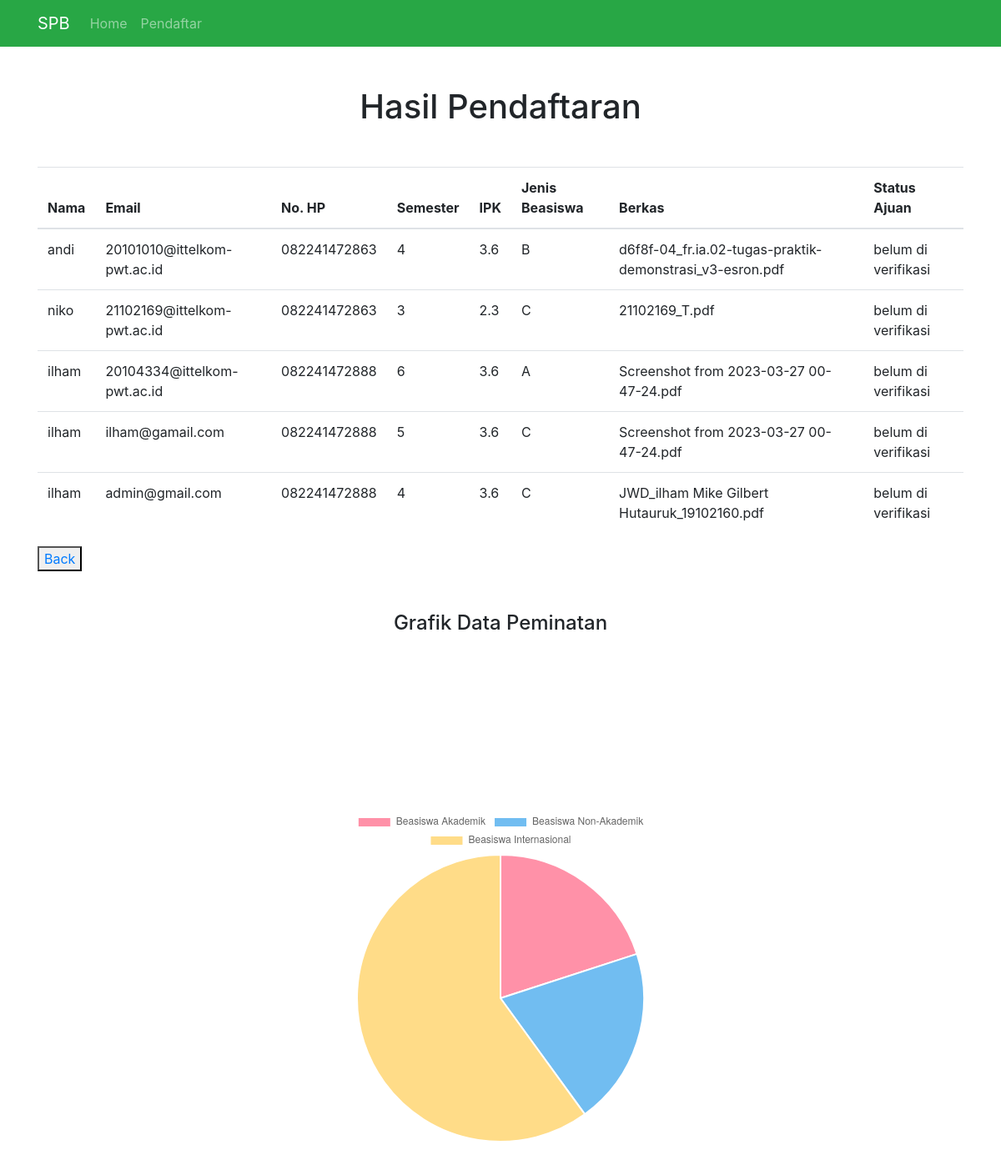
Screenshot of /hasil.php with the database file from the repository.
### tables this page shows
CREATE TABLE `pendaftar` (
  `id` int(11) NOT NULL,
  `nama` varchar(50) NOT NULL, 
  `email` varchar(50) NOT NULL,
  `hp` varchar(15) NOT NULL,
  `semester` int(11) NOT NULL,
  `ipk` float NOT NULL,
  `jenis_beasiswa` varchar(20) NOT NULL,
  `berkas` varchar(100) NOT NULL,
  `status_ajuan` varchar(100) NOT NULL
);

### hasil.php (the view, shortened to what this page needs)
<?php
require_once 'config.php';
$query = "SELECT * FROM pendaftar";
$result = mysqli_query($conn, $query);
?>
<!DOCTYPE html>
<html>
<head>
    <link rel="stylesheet" type="text/css" href="https://stackpath.bootstrapcdn.com/bootstrap/4.3.1/css/bootstrap.min.css">
</head>
<body>
    <nav class="navbar navbar-expand-lg navbar-dark bg-success">
        <div class="container">
            <a class="navbar-brand" href="index.php">SPB</a>
            <div class="collapse navbar-collapse" id="navbarNavAltMarkup">
                <div class="navbar-nav">
                    <a class="nav-link {{($active === "home") ? 'active' : ''}} " href="index.php">Home</a>
                    <a class="nav-link {{($active === "pendaftar") ? 'active' : ''}} " href="hasil.php">Pendaftar</a>
                </div>
            </div>
        </div>
    </nav>
    <div class="container">
        <h1 class="text-center mt-5 mb-5">Hasil Pendaftaran</h1>
        <table class="table">
            <thead>
                <tr>
                    <th>Nama</th>
                    <th>Email</th>
                    <th>No. HP</th>
                    <th>Semester</th>
                    <th>IPK</th>
                    <th>Jenis Beasiswa</th>
                    <th>Berkas</th>
                    <th>Status Ajuan</th>
                </tr>
            </thead>
            <tbody>
                <?php while ($row = mysqli_fetch_assoc($result)) { ?>
                    <tr>
                        <td><?php echo $row['nama']; ?></td>
                        <td><?php echo $row['email']; ?></td>
                        <td><?php echo $row['hp']; ?></td>
                        <td><?php echo $row['semester']; ?></td>
                        <td><?php echo $row['ipk']; ?></td>
                        <td><?php echo $row['jenis_beasiswa']; ?></td>
                        <td><?php echo $row['berkas']; ?></td>
                        <td><?php echo $row['status_ajuan']; ?></td>
                    </tr>
                <?php } ?>
            </tbody>
        </table>
        <button><a href="index.php">Back</a></button>
    </div>
    <h4 class="text-center mt-5">Grafik Data Peminatan</h4>
    <div class="container d-flex align-items-center justify-content-center" style="min-height: 100vh;">
        <canvas id="myChart" width="400" height="400"></canvas>
        <script>
            // Mengambil data dari database
            <?php
            $conn = mysqli_connect('localhost', 'root', '', 'beasiswa');
            $query = mysqli_query($conn, "SELECT jenis_beasiswa, COUNT(*) AS jumlah FROM pendaftar GROUP BY jenis_beasiswa");
            $data = array();
            while ($row = mysqli_fetch_assoc($query)) {
                $jenis_beasiswa = '';
                if ($row['jenis_beasiswa'] == 'A') {
                    $jenis_beasiswa = 'Beasiswa Akademik';
                } else if ($row['jenis_beasiswa'] == 'B') {
                    $jenis_beasiswa = 'Beasiswa Non-Akademik';
                } else if ($row['jenis_beasiswa'] == 'C') {
                    $jenis_beasiswa = 'Beasiswa Internasional';
                }
                $data[] = array(
                    'jenis_beasiswa' => $jenis_beasiswa,
                    'jumlah' => $row['jumlah'],
                );
            }
            ?>
            // Menyiapkan data untuk grafik lingkaran
            // membuat objek data untuk grafik lingkaran
            var data = {
                // menambahkan label dari jenis beasiswa pada objek data menggunakan json_encode
                labels: <?php echo json_encode(array_column($data, 'jenis_beasiswa')); ?>,
                // menambahkan data jumlah pendaftar pada objek data menggunakan json_encode
                datasets: [{
                    data: <?php echo json_encode(array_column($data, 'jumlah')); ?>,
                    // menambahkan warna pada setiap bagian grafik lingkaran
                    backgroundColor: [
                        'rgba(255, 99, 132, 0.7)',
                        'rgba(54, 162, 235, 0.7)',
                        'rgba(255, 206, 86, 0.7)',
                    ],
                }, ],
            };
            // Membuat grafik lingkaran
            // memilih element HTML tempat grafik akan ditampilkan
            var ctx = document.getElementById('myChart').getContext('2d');
            // membuat objek Chart dan menambahkan data dan option
            var myChart = new Chart(ctx, {
                type: 'pie',
                data: data,
                options: {
                    // menambahkan judul pada grafik
                    title: {
                        display: true,
                        text: 'Persentase Peminatan Beasiswa',
                    },
                    // menonaktifkan responsif pada grafik
                    responsive: false,
                    // menonaktifkan pengaturan rasio aspek pada grafik
                    maintainAspectRatio: false,
                    // mengatur padding pada grafik
                    layout: {
                        padding: {
                            left: 0,
                            right: 0,
                            top: 0,
                            bottom: 0
                        }
                    }
                }
            });
        </script>
    </div>
</body>
</html>

### rows the page displays
pendaftar: nama "andi", email "20101010@ittelkom-pwt.ac.id", hp "082241472863", semester "4", ipk "3.6", jenis_beasiswa "B", berkas "d6f8f-04_fr.ia.02-tugas-praktik-demonstrasi_v3-esron.pdf", status_ajuan "belum di verifikasi"
pendaftar: nama "niko", email "21102169@ittelkom-pwt.ac.id", hp "082241472863", semester "3", ipk "2.3", jenis_beasiswa "C", berkas "21102169_T.pdf", status_ajuan "belum di verifikasi"
pendaftar: nama "ilham", email "20104334@ittelkom-pwt.ac.id", hp "082241472888", semester "6", ipk "3.6", jenis_beasiswa "A", berkas "Screenshot from 2023-03-27 00-47-24.pdf", status_ajuan "belum di verifikasi"
pendaftar: nama "ilham", email "ilham@gamail.com", hp "082241472888", semester "5", ipk "3.6", jenis_beasiswa "C", berkas "Screenshot from 2023-03-27 00-47-24.pdf", status_ajuan "belum di verifikasi"
pendaftar: nama "ilham", email "admin@gmail.com", hp "082241472888", semester "4", ipk "3.6", jenis_beasiswa "C", berkas "JWD_ilham Mike Gilbert Hutauruk_19102160.pdf", status_ajuan "belum di verifikasi"

### other values shown
chart data {{ json_encode(array_column($data, 'jenis_beasiswa')) }} ["Beasiswa Akademik","Beasiswa Non-Akademik","Beasiswa Internasional"]
chart data {{ json_encode(array_column($data, 'jumlah')) }} ["1","1","3"]
